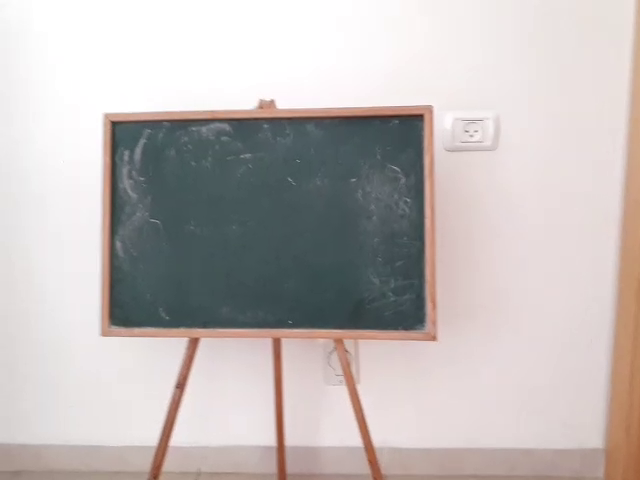
#> input picture frame 38 of VID_20180908_114054.mp4, 640 x 480 px, given in place of output.avi, which was not available
$ jupyter execute read_entire_file.ipynb
#> lines starting #> are read from the running program, lines starting #| are printed output that depends on the picture; after the words box and inside, x2 and y2 are one past the last pixel; in counts of white or black regions, pixels touching at a corner belong together; pictures that were not available may be replaced by others from this repository, and a replacement may not be noted
### experiments/utils.py
from matplotlib import pyplot as plt
import cv2


def imshow(title, img, size=8, gray=False):
    'display opencv image'

    fig = plt.figure(figsize=(size, size))
    if gray:
        plt.imshow(img, cmap='gray')
    else:
        plt.imshow(img[:, :, ::-1])
    plt.title(title + "\n" + str(img.dtype))
    plt.show()


# [29 lines left out: functions color_hist, get_clicked_points, not called in this run]

### experiments/read_entire_file.ipynb
[cell 1]
import numpy as np
import cv2
from utils import imshow
import matplotlib.pyplot as plt

[cell 2]
cap = cv2.VideoCapture('../project/output.avi')
ret, frame = cap.read()
#> frame is the input picture: shape (480, 640, 3); mean B, G, R 185.1, 186.7, 193.4
cul = np.zeros_like(frame, dtype="uint16")
kernel = np.ones((5,5),np.uint8)
num_of_white = []
fgbg = cv2.createBackgroundSubtractorKNN()
_, max_frame = cap.read()
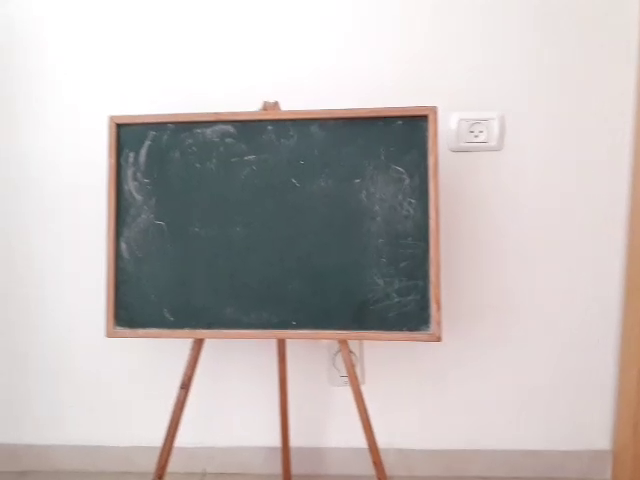
#> input picture frame 39 of VID_20180908_114054.mp4, 640 x 480 px, given in place of output.avi, which was not available
#> max_frame is the input picture: shape (480, 640, 3); mean B, G, R 186.2, 187.5, 193.9
max_val = 0

while 1:
    ret, frame = cap.read()
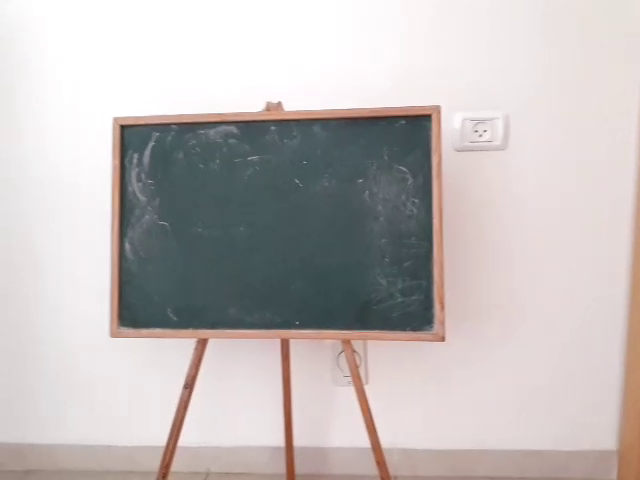
#> input picture frame 40 of VID_20180908_114054.mp4, 640 x 480 px, given in place of output.avi, which was not available
#> frame is the input picture: shape (480, 640, 3); mean B, G, R 187.2, 188.3, 194.4
    if not ret:
        break
    img = cv2.cvtColor(frame, cv2.COLOR_BGR2GRAY)
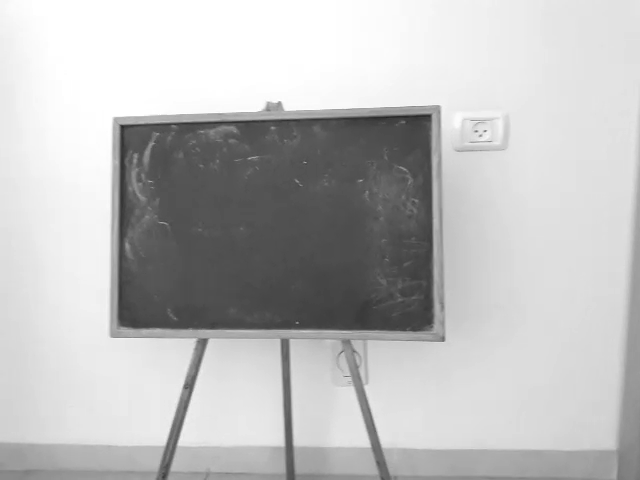
#> img: shape (480, 640); min 33, max 255, mean 190
#     dilation = img
    ret,thresh1 = cv2.threshold(img,110,255,cv2.THRESH_BINARY)
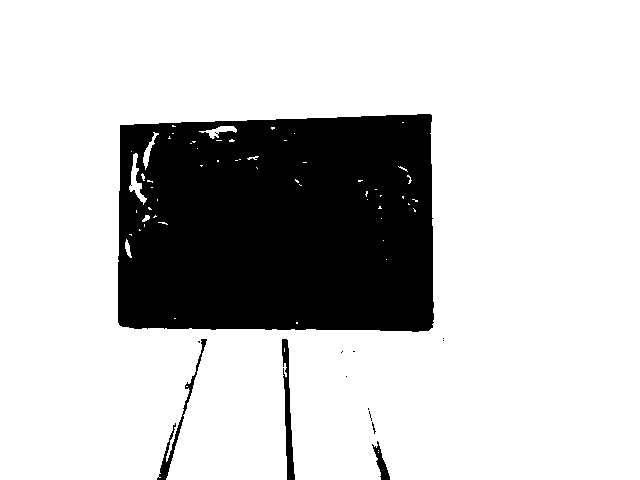
#> thresh1: shape (480, 640); 78.4% white; 13 black regions (9 under 20 px), largest, box (x1, y1, x2, y2) and area: (118, 114, 434, 332) 64744, (282, 339, 295, 480) 814, (157, 339, 207, 480) 635, (372, 441, 390, 480) 256
    dilation = cv2.dilate(thresh1,kernel, iterations=1)
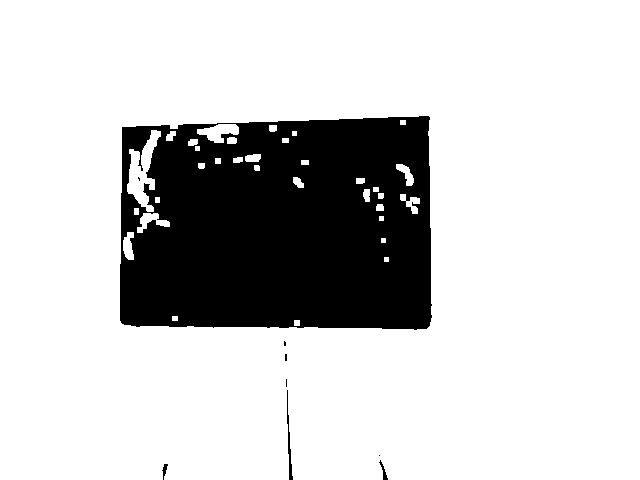
#> dilation: shape (480, 640); 80.5% white; 9 black regions (5 under 20 px), largest, box (x1, y1, x2, y2) and area: (120, 116, 432, 330) 59747, (287, 390, 293, 480) 172, (379, 460, 388, 480) 57, (162, 464, 168, 480) 44
    fgmask = fgbg.apply(dilation)
#> fgmask: shape (480, 640); every value is 255
    thresh1 = cv2.subtract(dilation, fgmask)
#> thresh1: shape (480, 640); every value is 0
    cv2.imshow("t",thresh1)
    if cv2.waitKey(1) & 0xFF == 27:
#> (key Esc is pressed here)
        break
    cul[thresh1==255] += 1
    s = np.sum(thresh1==255)
    if s > max_val:
        max_val = s
        max_frame = frame
    num_of_white.append(np.sum(thresh1==255))

cap.release()
cv2.destroyAllWindows()

[cell 3]
# img = np.zeros_like(cul, dtype="uint8")
# num_of_frames = 7190
img = np.uint8(255.0*cul/np.max(cul))
imshow("total",img, gray=True)
plt.plot(num_of_white)
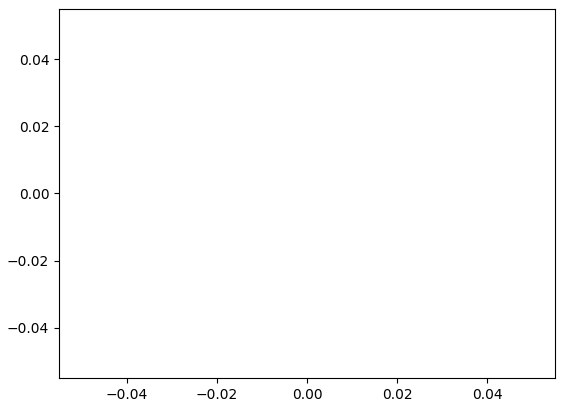
#> figure drawn by matplotlib, 1 panel

[cell 4]
imshow('rep', max_frame)

[cell 5]
cv2.imwrite('rep.jpg', max_frame)
#> Out = True

$ run again, starting later in the video
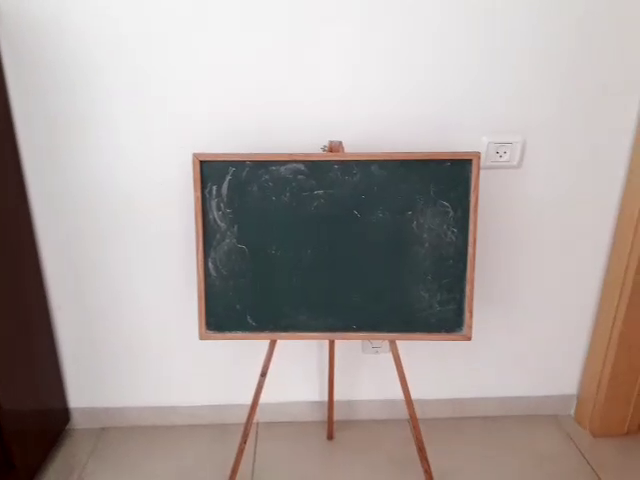
#> input picture frame 171 of VID_20180908_114054.mp4, 640 x 480 px, given in place of output.avi, which was not available
#> frame is the input picture: shape (480, 640, 3); mean B, G, R 161.1, 163.8, 172.4
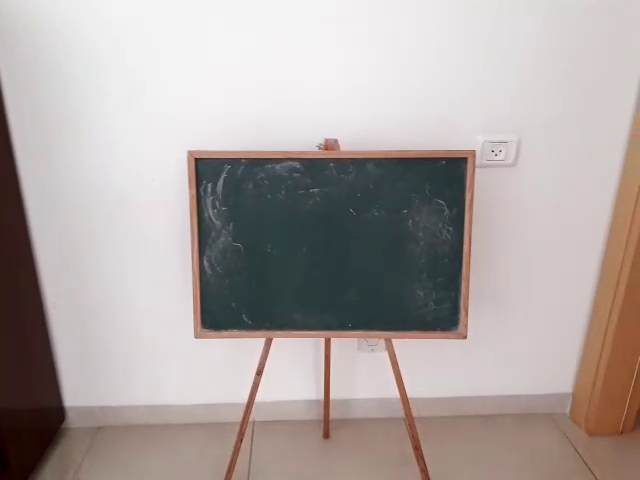
#> input picture frame 173 of VID_20180908_114054.mp4, 640 x 480 px, given in place of output.avi, which was not available
#> frame is the input picture: shape (480, 640, 3); mean B, G, R 162.4, 165.2, 174
#> `dilation = cv2.dilate(thresh1,kernel, iterations=1)`:
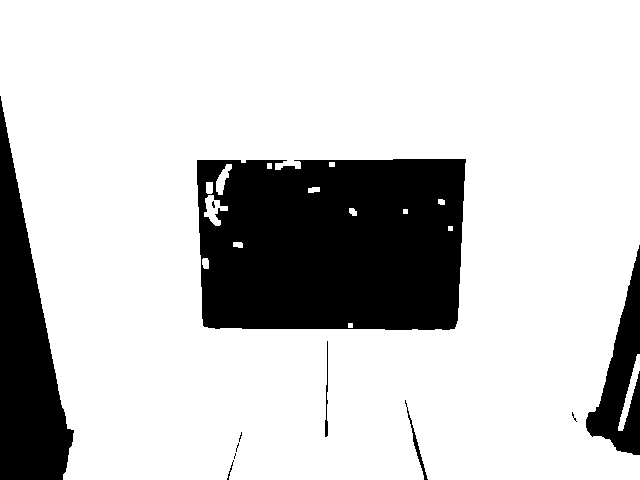
#> dilation: shape (480, 640); 79.5% white; 11 black regions (5 under 20 px), largest, box (x1, y1, x2, y2) and area: (197, 159, 466, 330) 42994, (0, 96, 74, 480) 14641, (586, 245, 640, 455) 4880, (405, 400, 428, 480) 211, (325, 341, 328, 437) 139, (227, 460, 234, 480) 28
#> fgmask: shape (480, 640); every value is 255
#> Out = True

$ run again, starting later in the video
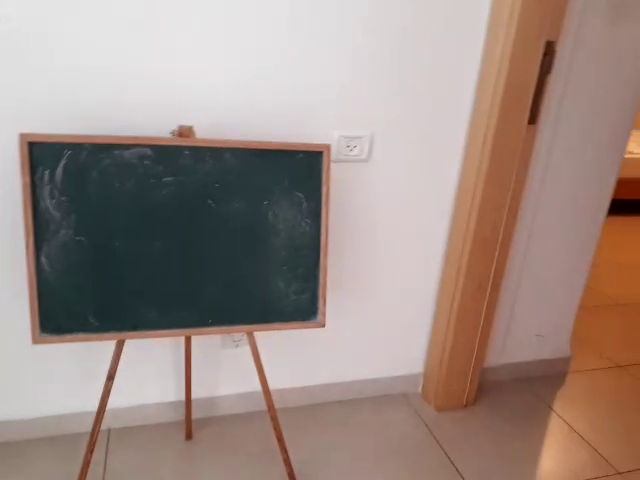
#> input picture frame 305 of VID_20180908_114054.mp4, 640 x 480 px, given in place of output.avi, which was not available
#> frame is the input picture: shape (480, 640, 3); mean B, G, R 132.9, 140.4, 158.1
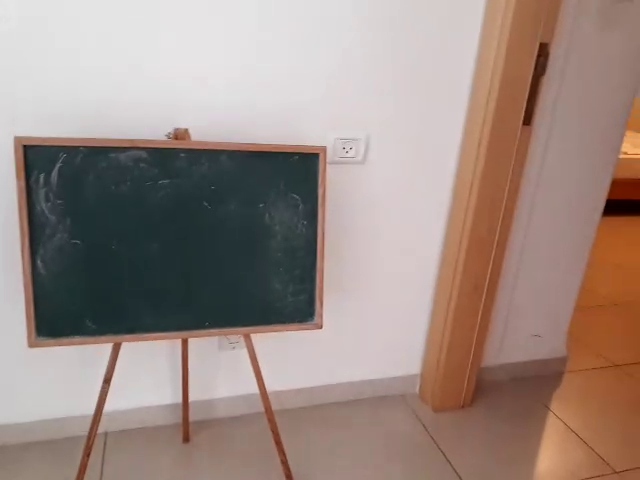
#> input picture frame 307 of VID_20180908_114054.mp4, 640 x 480 px, given in place of output.avi, which was not available
#> frame is the input picture: shape (480, 640, 3); mean B, G, R 131.2, 138.9, 157
#> `dilation = cv2.dilate(thresh1,kernel, iterations=1)`:
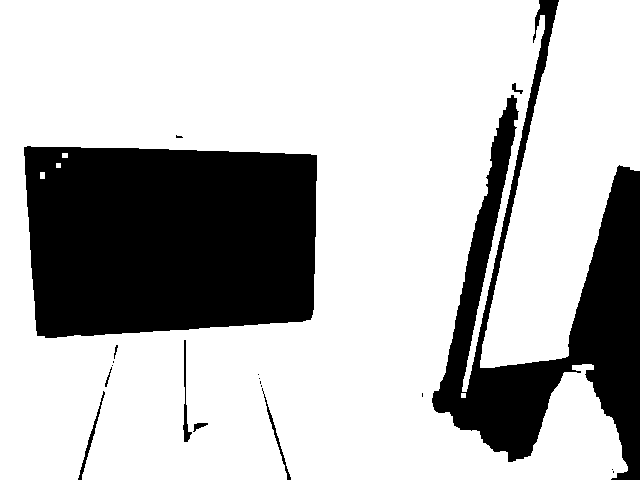
#> dilation: shape (480, 640); 73.4% white; 19 black regions (10 under 20 px), largest, box (x1, y1, x2, y2) and area: (24, 146, 317, 338) 51224, (432, 0, 640, 480) 29600, (183, 340, 192, 442) 267
#> fgmask: shape (480, 640); every value is 255
#> Out = True
